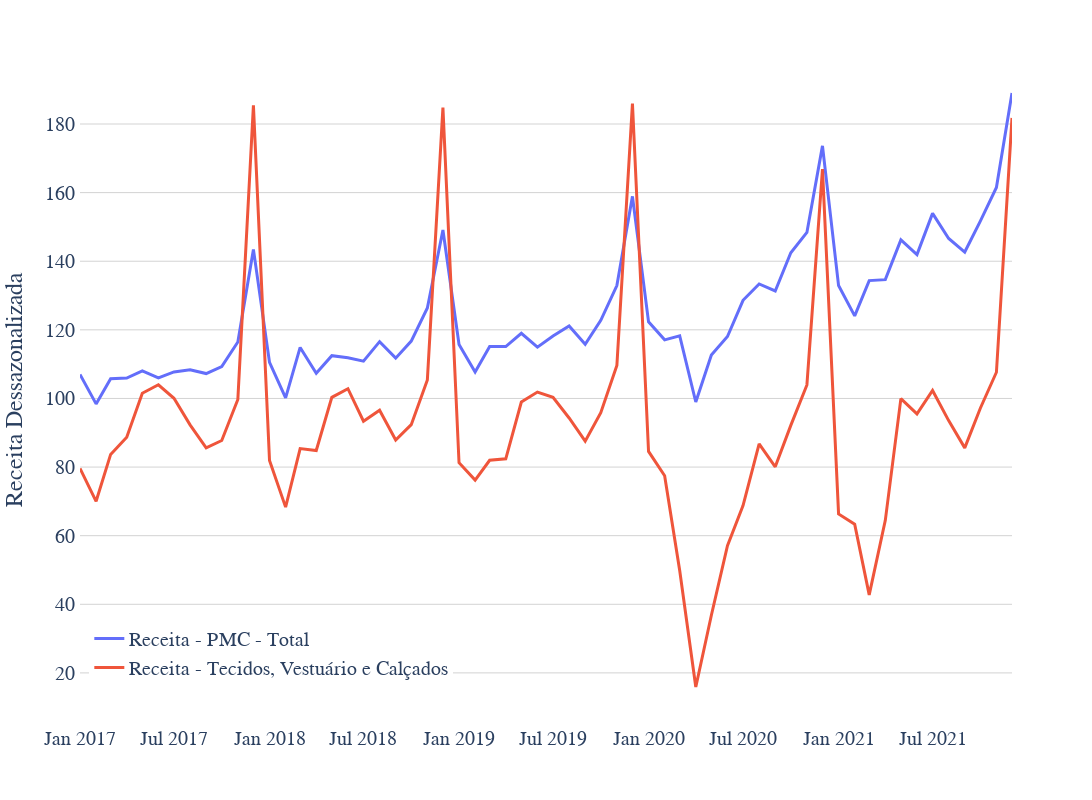

Source (notebook cell):
### Markdown cell above
#### Pesquisa Mensal do Comércio - Receita
***

### Code cell
empresas = [
    "Lojas Renner",
    "Riachuelo",
    "Marisa",
    "C&A",
    "Arezzo",
    "Grupo SOMA",
    "Le Lis Blanc",
]

tempo_relevante_comercio = comercio.loc[(comercio["periodo"] >= "2017-01-01")]

fig = px.line(
    tempo_relevante_comercio,
    x="periodo",
    y=["Receita - PMC - Total", "Receita - Tecidos, Vestuário e Calçados"],
    height=800,
    width=1500,
    markers=False,
)


xaxis_attribs = dict(
    showline=True,
    showgrid=False,
    tickfont=dict(family="Josefin Sans Bold", size=20),
    gridcolor="LightGrey",
)
yaxis_attribs = dict(
    showline=True,
    showgrid=True,
    tickfont=dict(family="Josefin Sans Bold", size=20),
    nticks=15,
    gridcolor="LightGrey",
)
legend_attribs = dict(
    yanchor="bottom",
    xanchor="left",
    y=0.05,
    x=0.01,
    title_font_family="Josefin Sans Bold",
    font=dict(family="Josefin Sans Bold", size=20),
)

fig.update_layout(
    xaxis_title="",
    yaxis_title="Receita Dessazonalizada",
    plot_bgcolor="white",
    legend_title_text="",
    xaxis=xaxis_attribs,
    yaxis=yaxis_attribs,
    legend=legend_attribs,
    font=dict(family="Josefin Sans Bold", size=20),
)
fig.update_traces(line=dict(width=3))

fig.show()

### Figure 1 — Plotly figure (JSON) as saved in the notebook; plotly's stock layout.template omitted (floating-point values rounded to 4 significant figures)
{"data": [{"hovertemplate": "variable=Receita - PMC - Total<br>periodo=%{x}<br>value=%{y}<extra></extra>", "legendgroup": "Receita - PMC - Total", "line": {"color": "#636efa", "dash": "solid", "width": 3}, "marker": {"symbol": "circle"}, "mode": "lines", "name": "Receita - PMC - Total", "orientation": "v", "showlegend": true, "type": "scatter", "x": ["2017-01-01T00:00:00", "2017-02-01T00:00:00", "2017-03-01T00:00:00", "2017-04-01T00:00:00", "2017-05-01T00:00:00", "2017-06-01T00:00:00", "2017-07-01T00:00:00", "2017-08-01T00:00:00", "2017-09-01T00:00:00", "2017-10-01T00:00:00", "2017-11-01T00:00:00", "2017-12-01T00:00:00", "2018-01-01T00:00:00", "2018-02-01T00:00:00", "2018-03-01T00:00:00", "2018-04-01T00:00:00", "2018-05-01T00:00:00", "2018-06-01T00:00:00", "2018-07-01T00:00:00", "2018-08-01T00:00:00", "2018-09-01T00:00:00", "2018-10-01T00:00:00", "2018-11-01T00:00:00", "2018-12-01T00:00:00", "2019-01-01T00:00:00", "2019-02-01T00:00:00", "2019-03-01T00:00:00", "2019-04-01T00:00:00", "2019-05-01T00:00:00", "2019-06-01T00:00:00", "2019-07-01T00:00:00", "2019-08-01T00:00:00", "2019-09-01T00:00:00", "2019-10-01T00:00:00", "2019-11-01T00:00:00", "2019-12-01T00:00:00", "2020-01-01T00:00:00", "2020-02-01T00:00:00", "2020-03-01T00:00:00", "2020-04-01T00:00:00", "2020-05-01T00:00:00", "2020-06-01T00:00:00", "2020-07-01T00:00:00", "2020-08-01T00:00:00", "2020-09-01T00:00:00", "2020-10-01T00:00:00", "2020-11-01T00:00:00", "2020-12-01T00:00:00", "2021-01-01T00:00:00", "2021-02-01T00:00:00", "2021-03-01T00:00:00", "2021-04-01T00:00:00", "2021-05-01T00:00:00", "2021-06-01T00:00:00", "2021-07-01T00:00:00", "2021-08-01T00:00:00", "2021-09-01T00:00:00", "2021-10-01T00:00:00", "2021-11-01T00:00:00", "2021-12-01T00:00:00"], "xaxis": "x", "y": [107.0, 98.42, 105.7, 105.9, 108.1, 106.0, 107.7, 108.4, 107.3, 109.3, 116.4, 143.4, 110.5, 100.1, 114.9, 107.4, 112.5, 111.8, 110.9, 116.6, 111.7, 116.7, 126.4, 149.1, 115.7, 107.7, 115.1, 115.1, 119.0, 114.9, 118.2, 121.1, 115.8, 122.8, 132.9, 158.9, 122.3, 117.1, 118.2, 98.97, 112.7, 118.0, 128.6, 133.4, 131.3, 142.5, 148.4, 173.6, 132.9, 124.1, 134.4, 134.6, 146.2, 141.9, 153.9, 146.6, 142.7, 151.7, 161.5, 189.0], "yaxis": "y"}, {"hovertemplate": "variable=Receita - Tecidos, Vestuário e Calçados<br>periodo=%{x}<br>value=%{y}<extra></extra>", "legendgroup": "Receita - Tecidos, Vestuário e Calçados", "line": {"color": "#EF553B", "dash": "solid", "width": 3}, "marker": {"symbol": "circle"}, "mode": "lines", "name": "Receita - Tecidos, Vestuário e Calçados", "orientation": "v", "showlegend": true, "type": "scatter", "x": ["2017-01-01T00:00:00", "2017-02-01T00:00:00", "2017-03-01T00:00:00", "2017-04-01T00:00:00", "2017-05-01T00:00:00", "2017-06-01T00:00:00", "2017-07-01T00:00:00", "2017-08-01T00:00:00", "2017-09-01T00:00:00", "2017-10-01T00:00:00", "2017-11-01T00:00:00", "2017-12-01T00:00:00", "2018-01-01T00:00:00", "2018-02-01T00:00:00", "2018-03-01T00:00:00", "2018-04-01T00:00:00", "2018-05-01T00:00:00", "2018-06-01T00:00:00", "2018-07-01T00:00:00", "2018-08-01T00:00:00", "2018-09-01T00:00:00", "2018-10-01T00:00:00", "2018-11-01T00:00:00", "2018-12-01T00:00:00", "2019-01-01T00:00:00", "2019-02-01T00:00:00", "2019-03-01T00:00:00", "2019-04-01T00:00:00", "2019-05-01T00:00:00", "2019-06-01T00:00:00", "2019-07-01T00:00:00", "2019-08-01T00:00:00", "2019-09-01T00:00:00", "2019-10-01T00:00:00", "2019-11-01T00:00:00", "2019-12-01T00:00:00", "2020-01-01T00:00:00", "2020-02-01T00:00:00", "2020-03-01T00:00:00", "2020-04-01T00:00:00", "2020-05-01T00:00:00", "2020-06-01T00:00:00", "2020-07-01T00:00:00", "2020-08-01T00:00:00", "2020-09-01T00:00:00", "2020-10-01T00:00:00", "2020-11-01T00:00:00", "2020-12-01T00:00:00", "2021-01-01T00:00:00", "2021-02-01T00:00:00", "2021-03-01T00:00:00", "2021-04-01T00:00:00", "2021-05-01T00:00:00", "2021-06-01T00:00:00", "2021-07-01T00:00:00", "2021-08-01T00:00:00", "2021-09-01T00:00:00", "2021-10-01T00:00:00", "2021-11-01T00:00:00", "2021-12-01T00:00:00"], "xaxis": "x", "y": [79.62, 70.02, 83.69, 88.7, 101.5, 104.0, 100.1, 92.29, 85.63, 87.74, 99.68, 185.4, 81.92, 68.32, 85.4, 84.82, 100.3, 102.8, 93.35, 96.57, 87.88, 92.36, 105.4, 184.8, 81.27, 76.2, 81.98, 82.4, 98.96, 101.9, 100.4, 94.31, 87.56, 95.85, 109.6, 186.0, 84.55, 77.47, 49.83, 15.89, 36.8, 57.1, 68.76, 86.76, 80.07, 92.15, 103.9, 166.8, 66.34, 63.35, 42.75, 64.47, 99.94, 95.5, 102.3, 93.55, 85.59, 97.15, 107.6, 181.8], "yaxis": "y"}], "layout": {"font": {"family": "Josefin Sans Bold", "size": 20}, "height": 800, "legend": {"font": {"family": "Josefin Sans Bold", "size": 20}, "title": {"font": {"family": "Josefin Sans Bold"}, "text": ""}, "tracegroupgap": 0, "x": 0.01, "xanchor": "left", "y": 0.05, "yanchor": "bottom"}, "margin": {"t": 60}, "plot_bgcolor": "white", "width": 1500, "xaxis": {"anchor": "y", "domain": [0, 1], "gridcolor": "LightGrey", "showgrid": false, "showline": true, "tickfont": {"family": "Josefin Sans Bold", "size": 20}, "title": {"text": ""}}, "yaxis": {"anchor": "x", "domain": [0, 1], "gridcolor": "LightGrey", "nticks": 15, "showgrid": true, "showline": true, "tickfont": {"family": "Josefin Sans Bold", "size": 20}, "title": {"text": "Receita Dessazonalizada"}}}}
